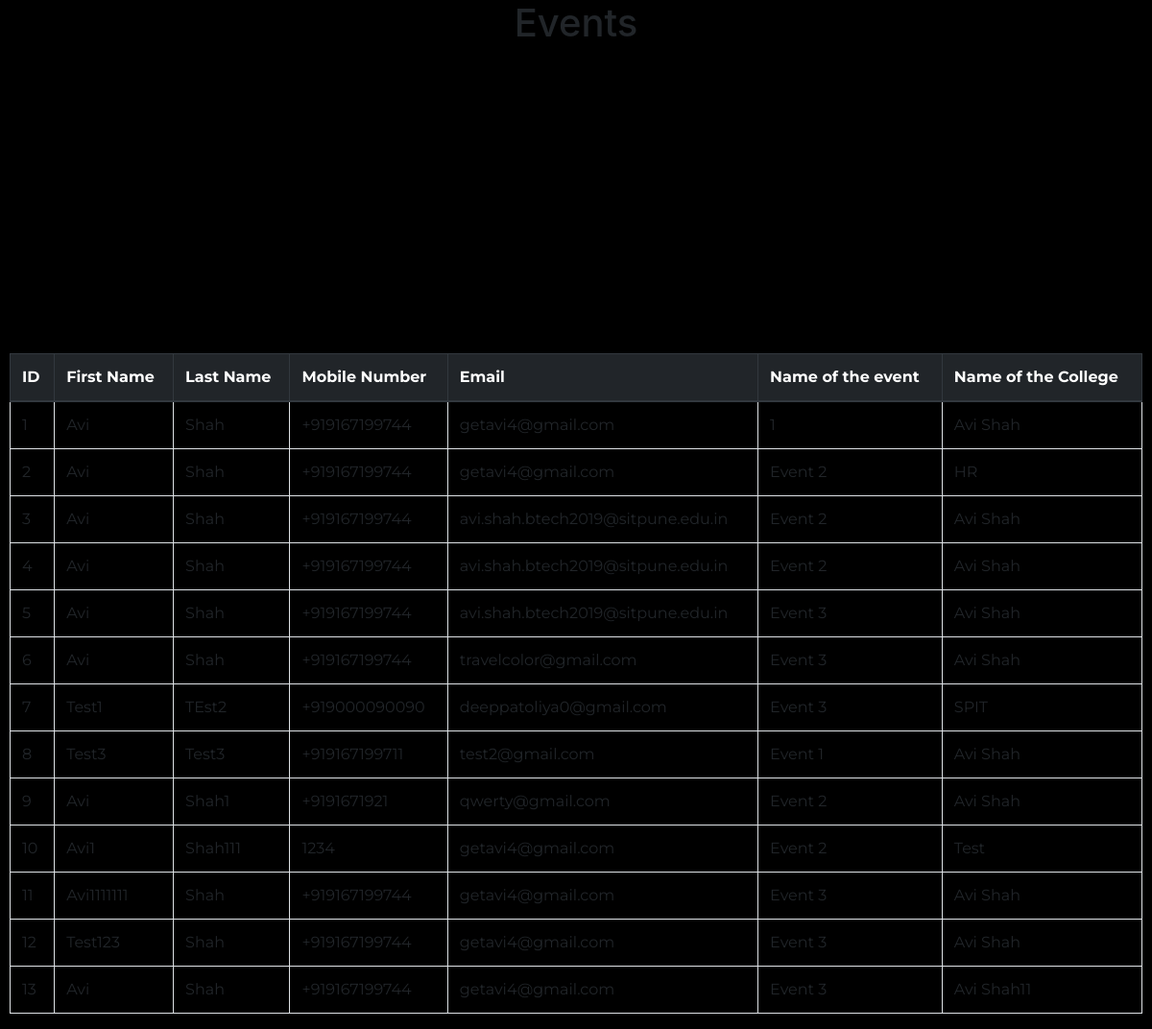
The page /user/detail (signed in) on the database its author committed.
### accounts/models.py (models this page shows)
class EventRegistration(models.Model):
    first_name = models.CharField(max_length=254)
    last_name = models.CharField(max_length=254)
    mobile_number = models.CharField(max_length=254)
    branch = models.CharField(max_length=254)
    email = models.CharField(max_length=254)
    college_name = models.CharField(max_length=254)
    event_name = models.CharField(max_length=254)

### accounts/decorators.py (the view)
    def wrapper_func(request, *args, **kwargs):
        user = request.user
        if user.is_head:
            return view_func(request, *args, **kwargs)
        else:
            return redirect('warning')

### templates/details.html (shortened to what this page needs)
{% extends 'base.html' %}
{% block content %}
<h1 class="text-center">Events</h1>
            <table class="table table-bordered table-striped table-hover">
                <thead class="thead-dark">
                    <tr>
                        <th>ID</th>
                        <th>First Name</th>
                        <th>Last Name</th>
                        <th>Mobile Number</th>
                        <th>Email</th>
                        <th>Name of the event</th>
                        <th>Name of the College</th>
                    </tr>
                </thead>
                <tbody>
                    {% for event in object_list %}<br>
                        <tr>
                            <td>{{event.id}}</td>
                            <td>{{event.first_name}}</td>
                            <td>{{event.last_name}}</td>
                            <td>{{event.mobile_number}}</td>
                            <td> {{event.email}} </td>
                            <td>{{event.event_name}}</td>
                            <td>{{event.college_name}}</td>
                        </tr>
                    {% endfor%}
                </tbody>
            </table>
{% endblock %}

### templates/base.html (shortened to what this page needs)
{%load static%}
<!doctype html>
<html lang="en">
  <head>
    <link rel="stylesheet" href="https://stackpath.bootstrapcdn.com/bootstrap/4.1.3/css/bootstrap.min.css">
    <link rel="stylesheet" href="{% static 'style.css' %}" type="text/css">
  </head>
  <body>
          {% block content %}
          {% endblock %}
  </body>
</html>

### static_in_env/style.css (style rules this page uses)
* { margin: 0; padding: 0; box-sizing: border-box; font-family: "Montserrat", sans-serif; }
body { background: black; padding: 0 10px; }

### rows shown on the page
EventRegistration: id "1", first_name "Avi", last_name "Shah", mobile_number "+919167199744", email "getavi4@gmail.com", event_name "1", college_name "Avi Shah"
EventRegistration: id "2", first_name "Avi", last_name "Shah", mobile_number "+919167199744", email "getavi4@gmail.com", event_name "Event 2", college_name "HR"
EventRegistration: id "3", first_name "Avi", last_name "Shah", mobile_number "+919167199744", email "avi.shah.btech2019@sitpune.edu.in", event_name "Event 2", college_name "Avi Shah"
EventRegistration: id "4", first_name "Avi", last_name "Shah", mobile_number "+919167199744", email "avi.shah.btech2019@sitpune.edu.in", event_name "Event 2", college_name "Avi Shah"
EventRegistration: id "5", first_name "Avi", last_name "Shah", mobile_number "+919167199744", email "avi.shah.btech2019@sitpune.edu.in", event_name "Event 3", college_name "Avi Shah"
EventRegistration: id "6", first_name "Avi", last_name "Shah", mobile_number "+919167199744", email "travelcolor@gmail.com", event_name "Event 3", college_name "Avi Shah"
EventRegistration: id "7", first_name "Test1", last_name "TEst2", mobile_number "+919000090090", email "deeppatoliya0@gmail.com", event_name "Event 3", college_name "SPIT"
EventRegistration: id "8", first_name "Test3", last_name "Test3", mobile_number "+919167199711", email "test2@gmail.com", event_name "Event 1", college_name "Avi Shah"
EventRegistration: id "9", first_name "Avi", last_name "Shah1", mobile_number "+9191671921", email "qwerty@gmail.com", event_name "Event 2", college_name "Avi Shah"
EventRegistration: id "10", first_name "Avi1", last_name "Shah111", mobile_number "1234", email "getavi4@gmail.com", event_name "Event 2", college_name "Test"
EventRegistration: id "11", first_name "Avi1111111", last_name "Shah", mobile_number "+919167199744", email "getavi4@gmail.com", event_name "Event 3", college_name "Avi Shah"
EventRegistration: id "12", first_name "Test123", last_name "Shah", mobile_number "+919167199744", email "getavi4@gmail.com", event_name "Event 3", college_name "Avi Shah"
EventRegistration: id "13", first_name "Avi", last_name "Shah", mobile_number "+919167199744", email "getavi4@gmail.com", event_name "Event 3", college_name "Avi Shah11"
